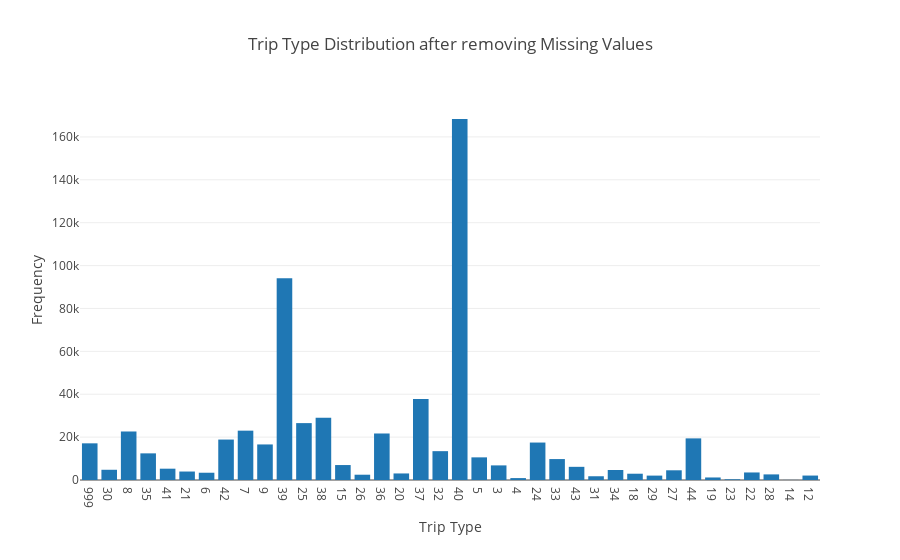

Notebook code cell kept with this figure:
### Markdown cell above
#### Distribution of classes after removing visits with missing values in Upc number, Fine Line Number and Department Description.

### Code cell
plot_distribution(data['TripType'],"Trip Type Distribution after removing Missing Values","Trip Type","Frequency")

### Figure 1 — Plotly figure (JSON) as saved in the notebook; plotly's stock layout.template omitted (floating-point values rounded to 4 significant figures)
{"data": [{"type": "bar", "x": ["999", "30", "8", "35", "41", "21", "6", "42", "7", "9", "39", "25", "38", "15", "26", "36", "20", "37", "32", "40", "5", "3", "4", "24", "33", "43", "31", "34", "18", "29", "27", "44", "19", "23", "22", "28", "14", "12"], "y": [17102, 4772, 22626, 12426, 5276, 3951, 3392, 18862, 23010, 16584, 94058, 26534, 29034, 6972, 2466, 21692, 3053, 37720, 13450, 168362, 10557, 6814, 890, 17466, 9763, 6143, 1751, 4673, 2929, 2051, 4527, 19409, 1182, 325, 3515, 2611, 35, 2072]}], "layout": {"title": "Trip Type Distribution after removing Missing Values", "xaxis": {"title": "Trip Type", "type": "category"}, "yaxis": {"title": "Frequency"}}}
